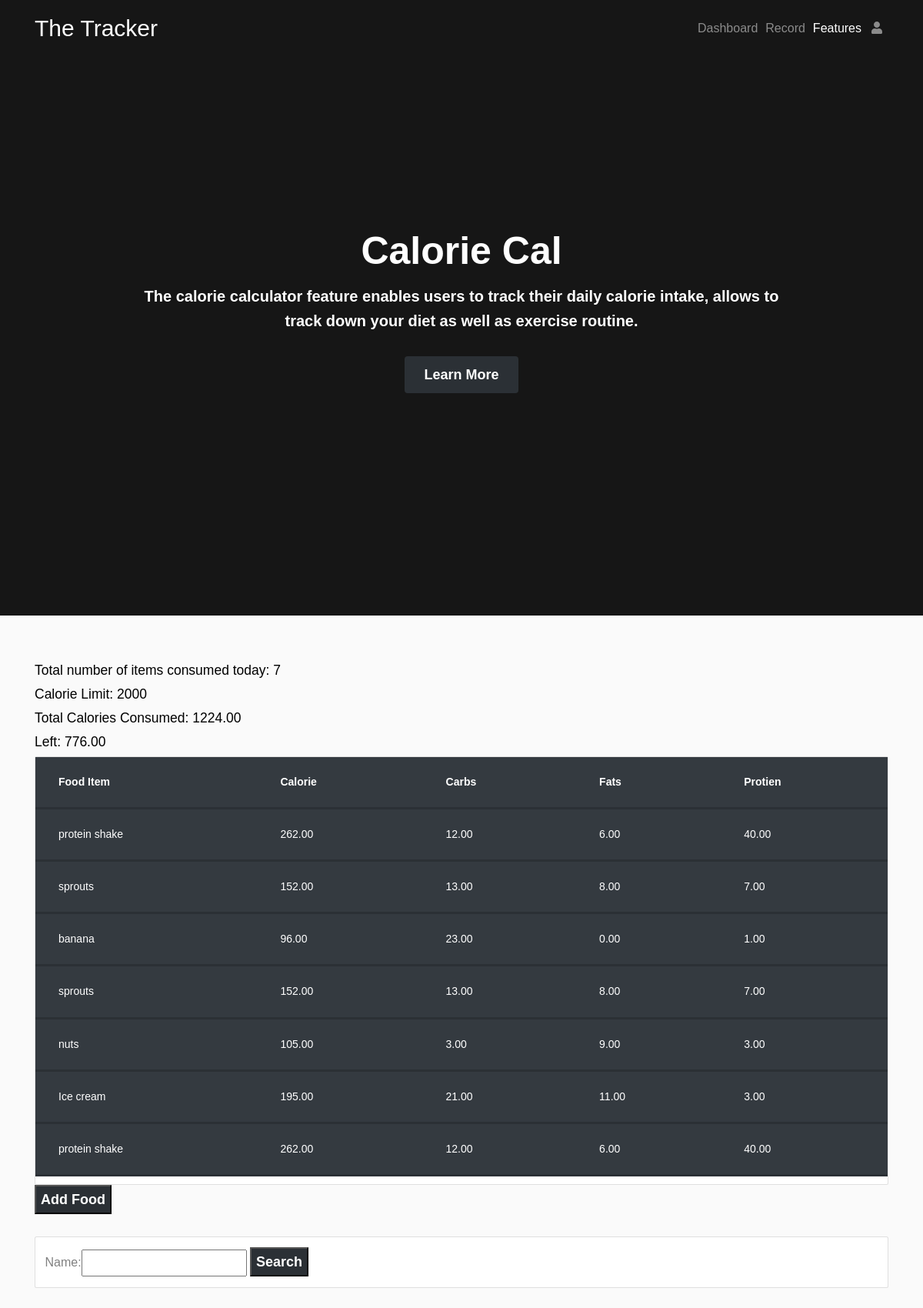
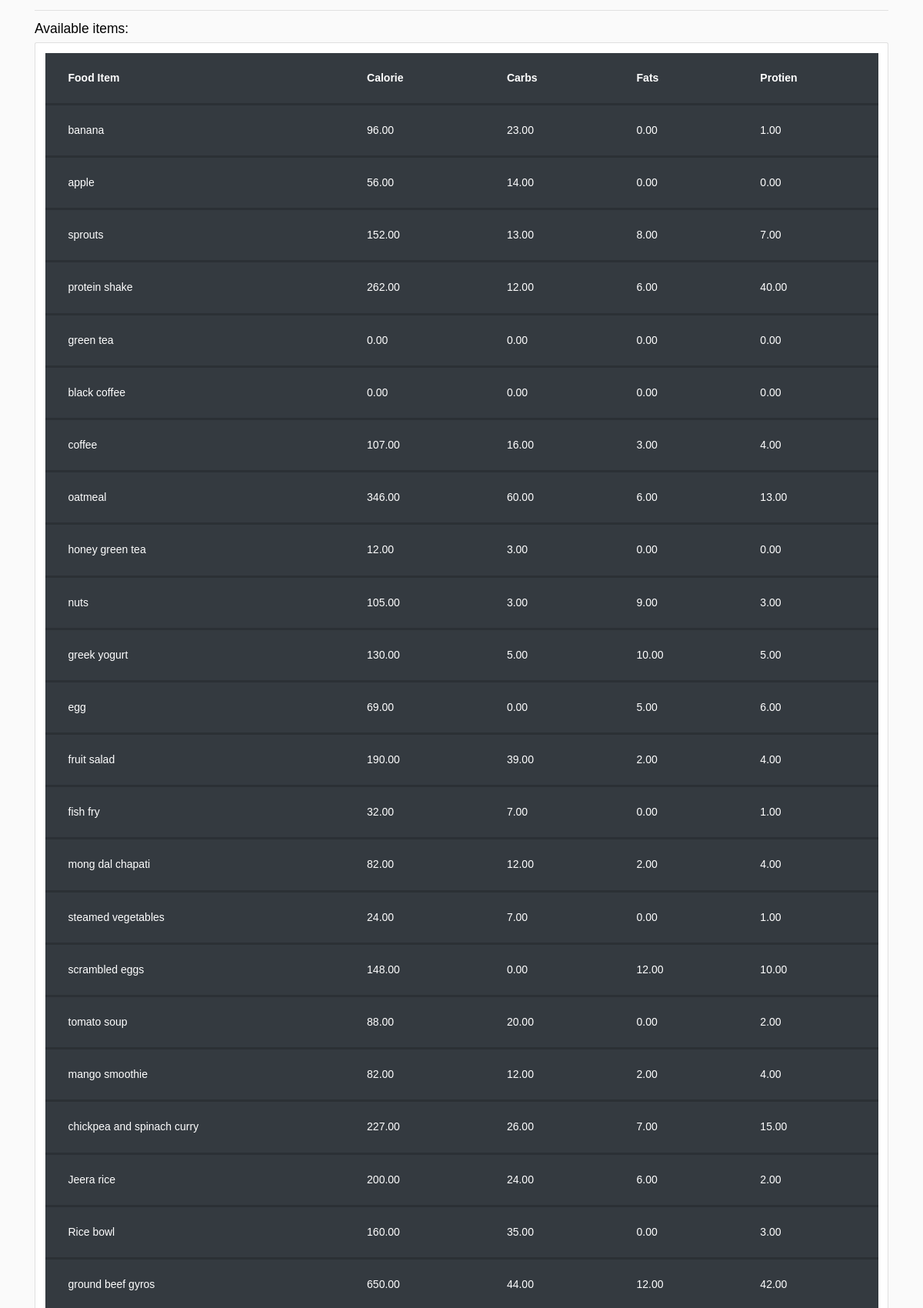
Page /Fityfeed/user/ (signed in, upper part) on the committed database (2 pictures, top to bottom).
### Fityfeed/models.py (models this page shows, shortened)
class Fooditem(models.Model):
    name = models.CharField(max_length=200)
    category = models.ManyToManyField(Category)
    carbohydrate = models.DecimalField(max_digits=5,decimal_places=2,default=0)
    fats = models.DecimalField(max_digits=5,decimal_places=2,default=0)
    protein = models.DecimalField(max_digits=5,decimal_places=2,default=0)
    calorie=models.DecimalField(max_digits=5,decimal_places=2,default=0,blank=True)
    quantity = models.IntegerField(default=1,null=True,blank=True)

### Fityfeed/views.py (the view)
# urls.py: path('user/',views.userPage,name='userPage'), #userPage
def userPage(request):
    user=request.user
    cust=user.customer
    fooditems=Fooditem.objects.filter()
    myfilter = fooditemFilter(request.GET,queryset=fooditems)
    fooditems=myfilter.qs
    total=UserFooditem.objects.all()
    myfooditems=total.filter(customer=cust)
    cnt=myfooditems.count()
    querysetFood=[]
    for food in myfooditems:
        querysetFood.append(food.fooditem.all())
    finalFoodItems=[]
    for items in querysetFood:
        for food_items in items:
            finalFoodItems.append(food_items)
    totalCalories=0
    for foods in finalFoodItems:
        totalCalories+=foods.calorie
    CalorieLeft=2000-totalCalories
    context={'CalorieLeft':CalorieLeft,'totalCalories':totalCalories,'cnt':cnt,'foodlist':finalFoodItems,'fooditem':fooditems,'myfilter':myfilter}
    return render(request,'user.html',context)

### Fityfeed/templates/user.html (shortened to what this page needs)
{% extends 'main.html' %}
{% block content %}
<head>
</head>
<h3>Total number of items consumed today: {{cnt}}</h3>
<div class="today">
	<div class="flex-box-row">
		<h3>Calorie Limit: 2000</h3>
		<h3>Total Calories Consumed: {{totalCalories}}</h3>
		<h3>Left: {{ CalorieLeft }}</h3>
	</div>
    <div class="card">
        <table class=" table table-bordered table-dark table-hover">
            <tr>
                <th>Food Item</th>
                <th>Calorie</th>
                <th>Carbs</th>
                <th>Fats</th>
                <th>Protien</th>
            </tr>
            {% for food in foodlist %}
            <tr>
                <td>{{food.name}}</td>
                <td> {{food.calorie}}</td>
                <td> {{food.carbohydrate}}</td>
                <td> {{food.fats}}</td>
				<td> {{food.protein}}</td>
			</tr>
            {% endfor %}
        </table>
	</div>
	<form action="{% url 'addFooditem' %}" method="POST">
		<button type="submit" class="button-primary"> Add Food
		</button>
	</form>
</div>
<br>
<div class="row">
	<div class="col">
		<div class="card card-body">
			<form method="get">
				{{myfilter.form}}
		    <button class="button-primary" type="submit">Search</button>
		  </form>
		</div>
	</div>
</div>
<br>
<hr>
<h3>Available items:</h3>
<div class="row">
	<div class="col-md">
		<div class="card card-body">
			<table class="table table-bordered table-dark table-hover">
				<tr>
					<th>Food Item</th>
					<th>Calorie</th>
					<th>Carbs</th>
					<th>Fats</th>
					<th>Protien</th>
				</tr>
				{% for food in fooditem %}
				<tr>
					<td>{{food.name}}</td>
					<td> {{food.calorie}}</td>
					<td> {{food.carbohydrate}}</td>
                    <td> {{food.fats}}</td>
                    <td> {{food.protein}}</td>
					</tr>
				{% endfor %}
			</table>
		</div>
	</div>
</div>
{% endblock %}

### expenseTracker/static/addmoney.css (style rules this page uses)
body, html { height: 100%; }
* { box-sizing: border-box; }
.button-primary { position: relative; background-color: #c0ca33; color: #fff; font-size: 1.8rem; font-weight: 700; transition: color 0.3s ease-in; z-index: 1; }
.button-primary::after { content: ""; position: absolute; bottom: 0; left: 0; right: 0; top: 0; background-color: #fff; border-radius: 4px; opacity: 0; -webkit-transform: scaleX(0.8); -ms-transform: scaleX(0.8); transform: scaleX(0.8); transition: all 0.3s ease-in; z-index: -1; }

### static/index/css/indexBoostrap.css (style rules this page uses)
html { font-size: 62.5%; }
body { margin: 0; font-family: -apple-system, BlinkMacSystemFont, "Segoe UI", Roboto, "Helvetica Neue", Arial, "Noto Sans", sans-serif, "Apple Color Emoji", "Segoe UI Emoji", "Segoe UI Symbol", "Noto Color Emoji"; font-size: 1rem; font-weight: 400; line-height: 1.5; color: #292521; text-align: left; background-color: #fff; }
.button-primary { position: relative; background-color: #c0ca33; color: #fff; font-size: 1.8rem; font-weight: 700; transition: color 0.3s ease-in; z-index: 1; }
.button-primary::after { content: ""; position: absolute; bottom: 0; left: 0; right: 0; top: 0; background-color: #fff; border-radius: 4px; opacity: 0; -webkit-transform: scaleX(0.8); -ms-transform: scaleX(0.8); transform: scaleX(0.8); transition: all 0.3s ease-in; z-index: -1; }

### Fityfeed/templates/navbar.html (style rules this page uses)
body { background:#fafafa }
.button-primary { position: relative; background-color: #2b3035; color: #fff; font-size: 1.8rem; font-weight: 700; transition: color 0.3s ease-in; z-index: 1; }

### rows in the picture
Fooditem: name "protein shake", calorie "262.00", carbohydrate "12.00", fats "6.00", protein "40.00"
Fooditem: name "sprouts", calorie "152.00", carbohydrate "13.00", fats "8.00", protein "7.00"
Fooditem: name "banana", calorie "96.00", carbohydrate "23.00", fats "0.00", protein "1.00"
Fooditem: name "nuts", calorie "105.00", carbohydrate "3.00", fats "9.00", protein "3.00"
Fooditem: name "Ice cream", calorie "195.00", carbohydrate "21.00", fats "11.00", protein "3.00"
Fooditem: name "apple", calorie "56.00", carbohydrate "14.00", fats "0.00", protein "0.00"
Fooditem: name "green tea", calorie "0.00", carbohydrate "0.00", fats "0.00", protein "0.00"
Fooditem: name "black coffee", calorie "0.00", carbohydrate "0.00", fats "0.00", protein "0.00"
Fooditem: name "coffee", calorie "107.00", carbohydrate "16.00", fats "3.00", protein "4.00"
Fooditem: name "oatmeal", calorie "346.00", carbohydrate "60.00", fats "6.00", protein "13.00"
Fooditem: name "honey green tea", calorie "12.00", carbohydrate "3.00", fats "0.00", protein "0.00"
Fooditem: name "greek yogurt", calorie "130.00", carbohydrate "5.00", fats "10.00", protein "5.00"
Fooditem: name "egg", calorie "69.00", carbohydrate "0.00", fats "5.00", protein "6.00"
Fooditem: name "fruit salad", calorie "190.00", carbohydrate "39.00", fats "2.00", protein "4.00"
Fooditem: name "fish fry", calorie "32.00", carbohydrate "7.00", fats "0.00", protein "1.00"
Fooditem: name "mong dal chapati", calorie "82.00", carbohydrate "12.00", fats "2.00", protein "4.00"
Fooditem: name "steamed vegetables", calorie "24.00", carbohydrate "7.00", fats "0.00", protein "1.00"
Fooditem: name "scrambled eggs", calorie "148.00", carbohydrate "0.00", fats "12.00", protein "10.00"
Fooditem: name "tomato soup", calorie "88.00", carbohydrate "20.00", fats "0.00", protein "2.00"
Fooditem: name "mango smoothie", calorie "82.00", carbohydrate "12.00", fats "2.00", protein "4.00"
Fooditem: name "chickpea and spinach curry", calorie "227.00", carbohydrate "26.00", fats "7.00", protein "15.00"
Fooditem: name "Jeera rice", calorie "200.00", carbohydrate "24.00", fats "6.00", protein "2.00"
Fooditem: name "Rice bowl", calorie "160.00", carbohydrate "35.00", fats "0.00", protein "3.00"
Fooditem: name "ground beef gyros", calorie "650.00", carbohydrate "44.00", fats "12.00", protein "42.00"

### other values in the picture
{{ cnt }} "7"
{{ totalCalories }} "1224.00"
{{ CalorieLeft }} "776.00"
